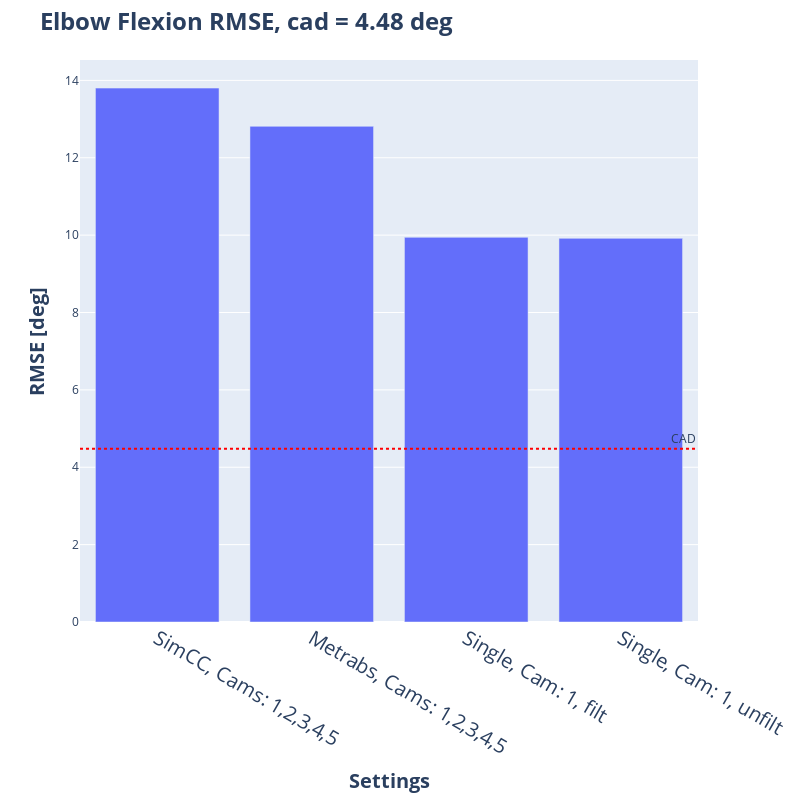
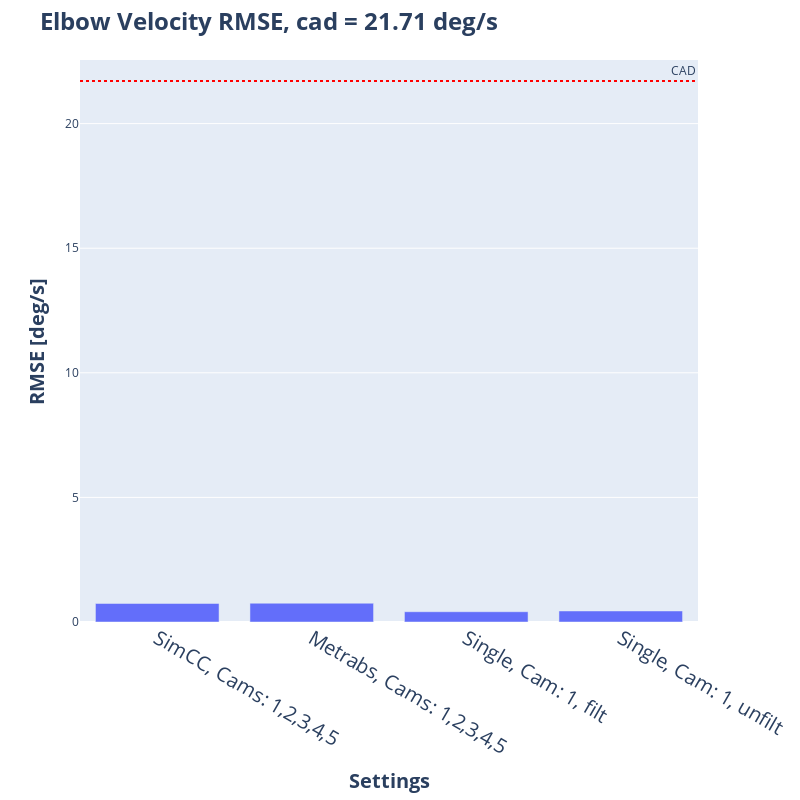
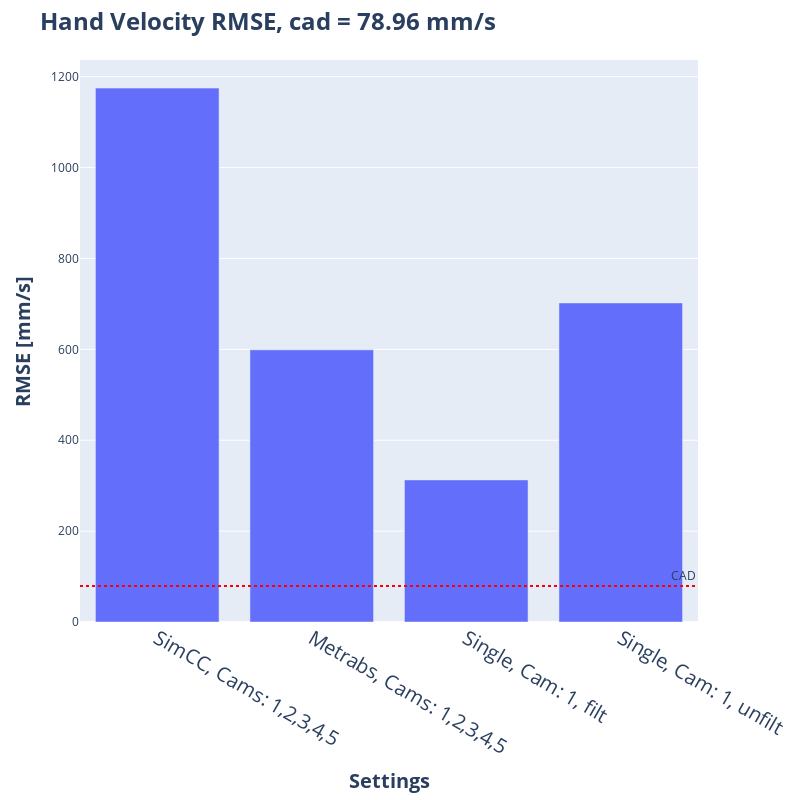
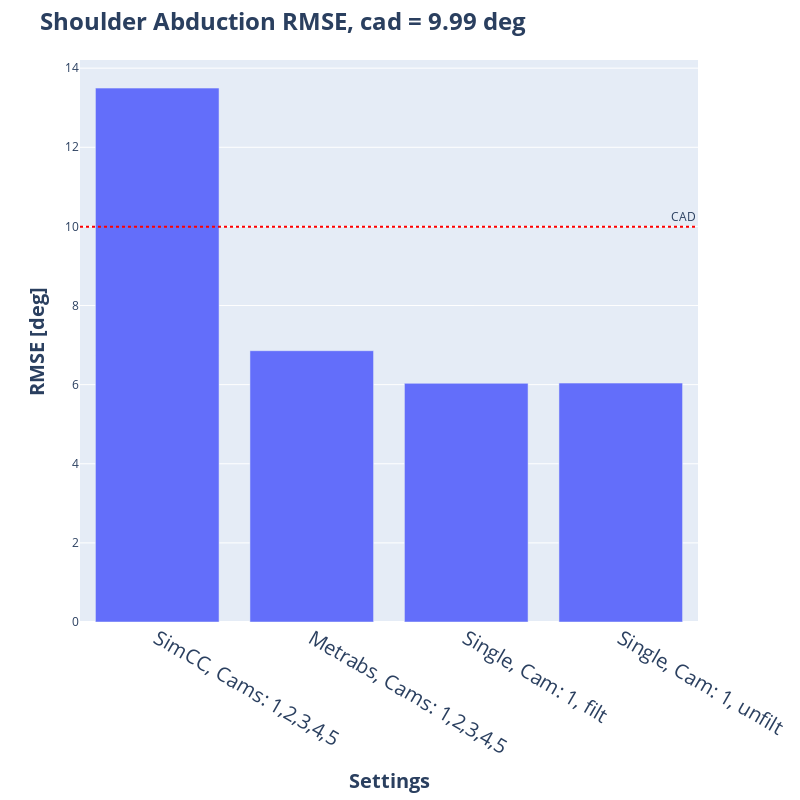

Source (notebook cell) for these figures, in order:
### Markdown cell above
## RMSE barplot using setting_rmse

### Code cell
metrics = df_to_plot_setting['Metric'].unique()

for metric in metrics:
    df_to_plot_setting_metric = df_to_plot_setting[df_to_plot_setting['Metric'] == metric]
    fig = px.bar(df_to_plot_setting_metric.sort_values(by='id_s'), x="Setting", y="RMSE",
                 template='plotly',
                 width=800, height=800)

    cad = df_to_plot_setting_metric['CAD'].unique()[0]
    fig.add_hline(y=cad, line_dash="dot", line_color='red', annotation_text="CAD", annotation_position="top right")

    title_name = get_title_measure_name(metric, add_unit = False)
    unit = get_unit(metric)

    fig.update_layout(title= dict(text=f'<b>{title_name} RMSE, cad = {cad} {unit}<b>', font=dict(size=24)),
          xaxis_title=dict(text=f'<b>Settings<b>', font=dict(size=20)),
          yaxis_title=dict(text=f'<b>RMSE [{unit}]<b>', font=dict(size=20)),
              xaxis=dict(tickfont=dict(size=20)))

    os.makedirs(dir_out_setting, exist_ok=True)
    png_path = os.path.join(dir_out_setting, f'0307_RMSE_setting_bar_{title_name}.png')
    fig.write_image(png_path, scale = 5

### Figure 1 — Plotly figure (JSON) as saved in the notebook; plotly's stock layout.template omitted (floating-point values rounded to 4 significant figures)
{"data": [{"alignmentgroup": "True", "hovertemplate": "Setting=%{x}<br>RMSE=%{y}<extra></extra>", "legendgroup": "", "marker": {"color": "#636efa", "pattern": {"shape": ""}}, "name": "", "offsetgroup": "", "orientation": "v", "showlegend": false, "textposition": "auto", "x": ["SimCC, Cams: 1,2,3,4,5", "Metrabs, Cams: 1,2,3,4,5", "Single, Cam: 1, filt", "Single, Cam: 1, unfilt"], "xaxis": "x", "y": [13.8, 12.81, 9.943, 9.917], "yaxis": "y", "type": "bar"}], "layout": {"xaxis": {"anchor": "y", "domain": [0.0, 1.0], "title": {"text": "<b>Settings<b>", "font": {"size": 20}}, "tickfont": {"size": 20}}, "yaxis": {"anchor": "x", "domain": [0.0, 1.0], "title": {"text": "<b>RMSE [deg]<b>", "font": {"size": 20}}}, "legend": {"tracegroupgap": 0}, "margin": {"t": 60}, "barmode": "relative", "height": 800, "width": 800, "shapes": [{"line": {"color": "red", "dash": "dot"}, "type": "line", "x0": 0, "x1": 1, "xref": "x domain", "y0": 4.48, "y1": 4.48, "yref": "y"}], "annotations": [{"showarrow": false, "text": "CAD", "x": 1, "xanchor": "right", "xref": "x domain", "y": 4.48, "yanchor": "bottom", "yref": "y"}], "title": {"font": {"size": 24}, "text": "<b>Elbow Flexion RMSE, cad = 4.48 deg<b>"}}}

### Figure 2 — Plotly figure (JSON) as saved in the notebook; plotly's stock layout.template omitted (floating-point values rounded to 4 significant figures)
{"data": [{"alignmentgroup": "True", "hovertemplate": "Setting=%{x}<br>RMSE=%{y}<extra></extra>", "legendgroup": "", "marker": {"color": "#636efa", "pattern": {"shape": ""}}, "name": "", "offsetgroup": "", "orientation": "v", "showlegend": false, "textposition": "auto", "x": ["SimCC, Cams: 1,2,3,4,5", "Metrabs, Cams: 1,2,3,4,5", "Single, Cam: 1, filt", "Single, Cam: 1, unfilt"], "xaxis": "x", "y": [0.7433, 0.7538, 0.4126, 0.4422], "yaxis": "y", "type": "bar"}], "layout": {"xaxis": {"anchor": "y", "domain": [0.0, 1.0], "title": {"text": "<b>Settings<b>", "font": {"size": 20}}, "tickfont": {"size": 20}}, "yaxis": {"anchor": "x", "domain": [0.0, 1.0], "title": {"text": "<b>RMSE [deg/s]<b>", "font": {"size": 20}}}, "legend": {"tracegroupgap": 0}, "margin": {"t": 60}, "barmode": "relative", "height": 800, "width": 800, "shapes": [{"line": {"color": "red", "dash": "dot"}, "type": "line", "x0": 0, "x1": 1, "xref": "x domain", "y0": 21.71, "y1": 21.71, "yref": "y"}], "annotations": [{"showarrow": false, "text": "CAD", "x": 1, "xanchor": "right", "xref": "x domain", "y": 21.71, "yanchor": "bottom", "yref": "y"}], "title": {"font": {"size": 24}, "text": "<b>Elbow Velocity RMSE, cad = 21.71 deg/s<b>"}}}

### Figure 3 — Plotly figure (JSON) as saved in the notebook; plotly's stock layout.template omitted (floating-point values rounded to 4 significant figures)
{"data": [{"alignmentgroup": "True", "hovertemplate": "Setting=%{x}<br>RMSE=%{y}<extra></extra>", "legendgroup": "", "marker": {"color": "#636efa", "pattern": {"shape": ""}}, "name": "", "offsetgroup": "", "orientation": "v", "showlegend": false, "textposition": "auto", "x": ["SimCC, Cams: 1,2,3,4,5", "Metrabs, Cams: 1,2,3,4,5", "Single, Cam: 1, filt", "Single, Cam: 1, unfilt"], "xaxis": "x", "y": [1175.0, 598.9, 312.7, 702.2], "yaxis": "y", "type": "bar"}], "layout": {"xaxis": {"anchor": "y", "domain": [0.0, 1.0], "title": {"text": "<b>Settings<b>", "font": {"size": 20}}, "tickfont": {"size": 20}}, "yaxis": {"anchor": "x", "domain": [0.0, 1.0], "title": {"text": "<b>RMSE [mm/s]<b>", "font": {"size": 20}}}, "legend": {"tracegroupgap": 0}, "margin": {"t": 60}, "barmode": "relative", "height": 800, "width": 800, "shapes": [{"line": {"color": "red", "dash": "dot"}, "type": "line", "x0": 0, "x1": 1, "xref": "x domain", "y0": 78.96, "y1": 78.96, "yref": "y"}], "annotations": [{"showarrow": false, "text": "CAD", "x": 1, "xanchor": "right", "xref": "x domain", "y": 78.96, "yanchor": "bottom", "yref": "y"}], "title": {"font": {"size": 24}, "text": "<b>Hand Velocity RMSE, cad = 78.96 mm/s<b>"}}}

### Figure 4 — Plotly figure (JSON) as saved in the notebook; plotly's stock layout.template omitted (floating-point values rounded to 4 significant figures)
{"data": [{"alignmentgroup": "True", "hovertemplate": "Setting=%{x}<br>RMSE=%{y}<extra></extra>", "legendgroup": "", "marker": {"color": "#636efa", "pattern": {"shape": ""}}, "name": "", "offsetgroup": "", "orientation": "v", "showlegend": false, "textposition": "auto", "x": ["SimCC, Cams: 1,2,3,4,5", "Metrabs, Cams: 1,2,3,4,5", "Single, Cam: 1, filt", "Single, Cam: 1, unfilt"], "xaxis": "x", "y": [13.5, 6.858, 6.033, 6.039], "yaxis": "y", "type": "bar"}], "layout": {"xaxis": {"anchor": "y", "domain": [0.0, 1.0], "title": {"text": "<b>Settings<b>", "font": {"size": 20}}, "tickfont": {"size": 20}}, "yaxis": {"anchor": "x", "domain": [0.0, 1.0], "title": {"text": "<b>RMSE [deg]<b>", "font": {"size": 20}}}, "legend": {"tracegroupgap": 0}, "margin": {"t": 60}, "barmode": "relative", "height": 800, "width": 800, "shapes": [{"line": {"color": "red", "dash": "dot"}, "type": "line", "x0": 0, "x1": 1, "xref": "x domain", "y0": 9.99, "y1": 9.99, "yref": "y"}], "annotations": [{"showarrow": false, "text": "CAD", "x": 1, "xanchor": "right", "xref": "x domain", "y": 9.99, "yanchor": "bottom", "yref": "y"}], "title": {"font": {"size": 24}, "text": "<b>Shoulder Abduction RMSE, cad = 9.99 deg<b>"}}}
